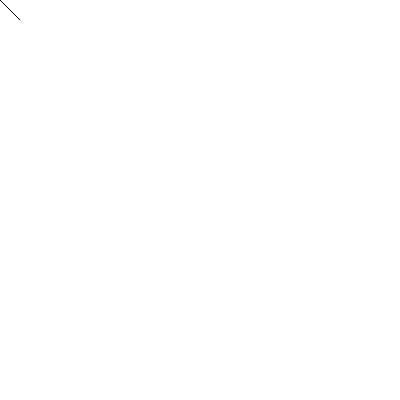
Frame 1 (no input)
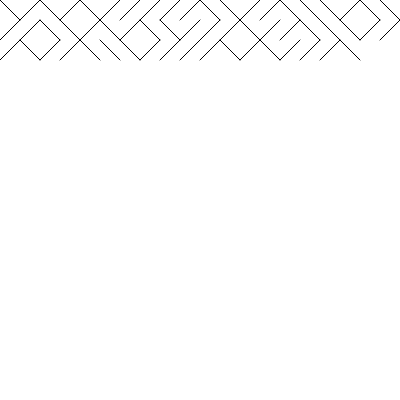
Frame 60 (no input)
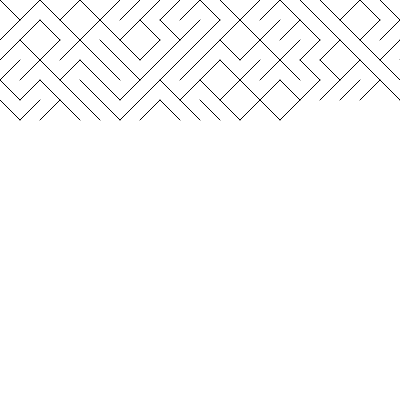
Frame 120 (the mouse pressed at the canvas centre since frame 60)

The p5.js sketch that drew these frames (run headless with seeded random() and noise() and a simulated clock; from frame 60 on, the mouse is pressed at the canvas centre):

// p5.js sketch
// ── sketch.js
// From: http://10print.org/

var x_pos = 0;
var y_pos = 0;

function setup() {
  createCanvas(400, 400);
  background(255);
}

function draw() {
  if (random(1) > 0.5) {
    line(x_pos, y_pos, x_pos+20, y_pos+20);
  } 
  else {
    line(x_pos, y_pos+20, x_pos+20, y_pos);
  }
  x_pos += 20;
  if (x_pos > width) {
    x_pos = 0;
    y_pos += 20;
  }
  if (y_pos > height) {
    background(255);
    x_pos = 0;
    y_pos = 0;
  }
}

// https://editor.p5js.org/icm/sketches/rkHKL962
